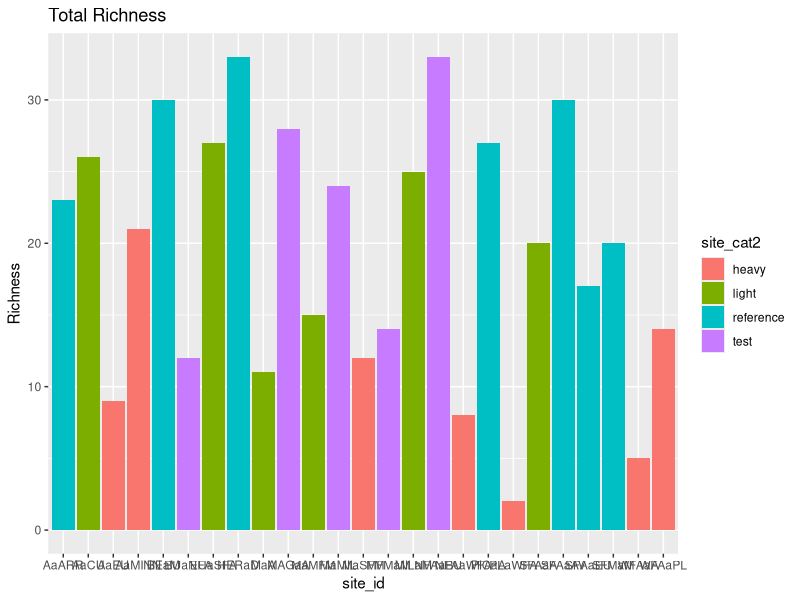
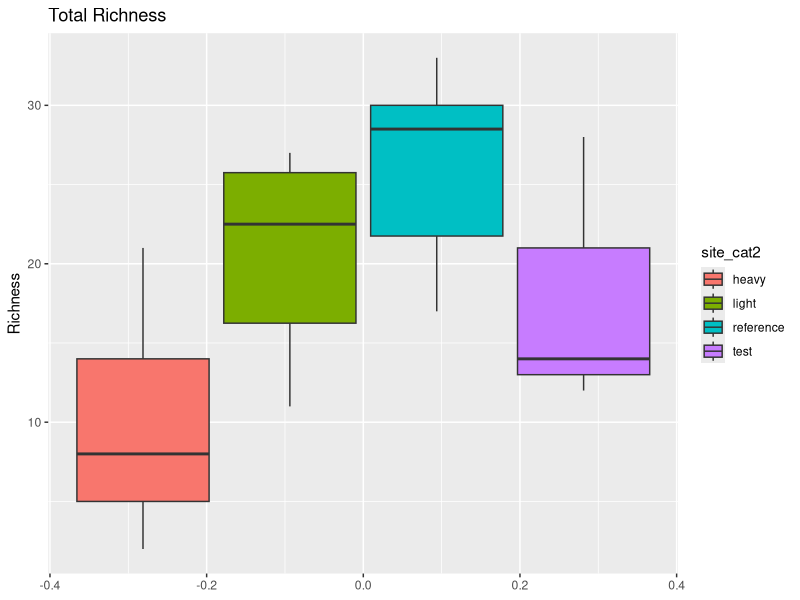
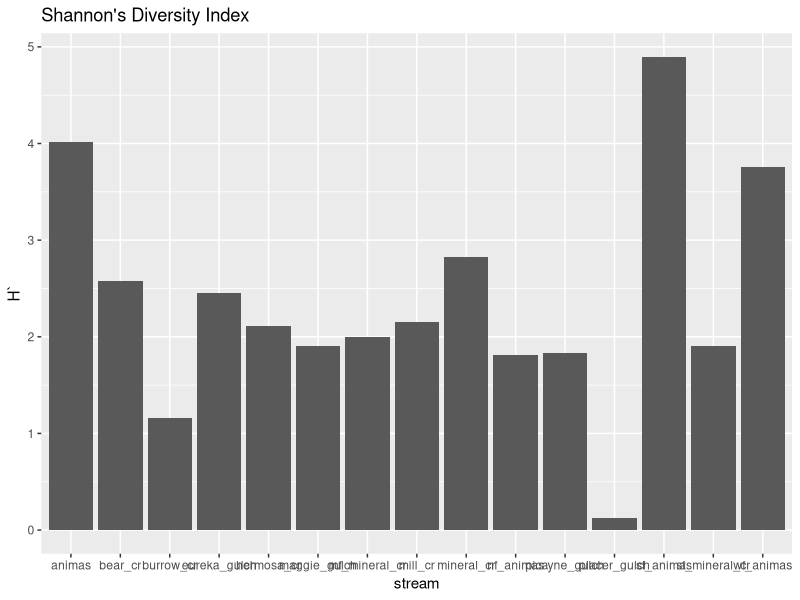
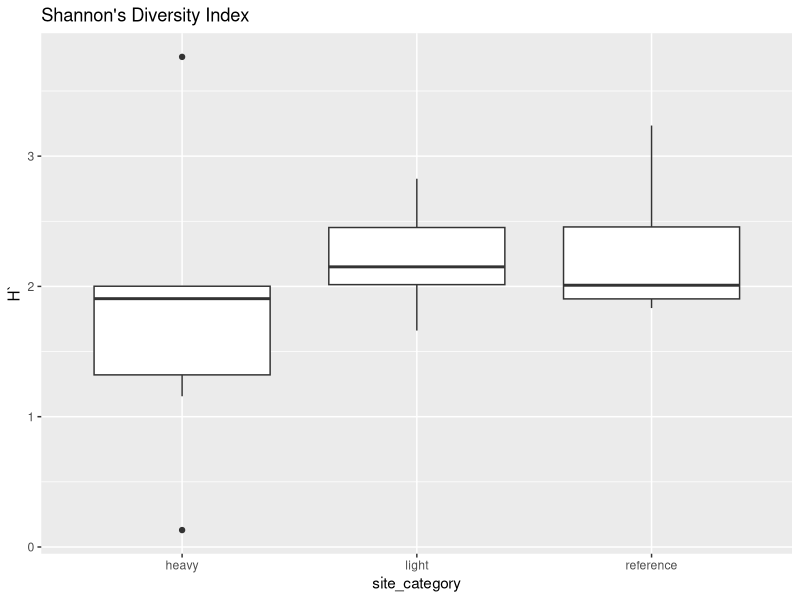

These figures' R source, in order:
## ---- chunk 1
#| label: setup
#| include: false

library(tidyverse)
bp <- read_csv(here::here("data/bonita_peak.csv"))
categories <- read_csv(here::here("data/site_categories.csv"))
## ---- chunk 2

bp |>
  left_join(categories) |>
  distinct(site_id, taxon, site_cat2) |>
  group_by(site_id, site_cat2) |>
  summarise(total_rich = n()) |>
ggplot(
       aes(x = site_id,
           y = total_rich,
           fill = site_cat2)) +
  geom_col() +
  labs(title = "Total Richness",
y = "Richness")
## ---- chunk 3
full_dat <- bp |>
  full_join(categories)
full_dat
## ---- chunk 4
fit_dat <-  full_dat |>
  filter(site_category != "test")
fit_dat
test_dat <- full_dat |>
  filter(site_category == "test")
test_dat
## ---- chunk 5
#| message: false
#| warning: false
total_rich <- fit_dat |>
  distinct(site_id, taxon, site_cat2) |>
  group_by(site_id, site_cat2) |>
  summarise(total_rich = n())
# total_rich
# ggplot(total_rich,
#        aes(x = site_id, 
#            y = total_rich,
#            fill = site_category)) +
#   geom_col() +
#   labs(title = "Total Richness",
       # y = "Richness")


ggplot(total_rich,
       aes(y = total_rich,
           fill = site_cat2)) +
  geom_boxplot() +
  labs(title = "Total Richness",
       y = "Richness")

total_rich |>
  group_by(site_cat2) |>
  summarize(mean(total_rich),sd(total_rich))

# ref = 26.2 
# light = 20.7 
# heavy = 10
## ---- chunk 6
#| message: false
#| warning: false
ept_rich <- fit_dat |>
  filter(order == "Ephemeroptera" |
           order == "Plecoptera" |
           order == "Trichoptera") |>
  distinct(site_category, stream, taxon) |>
  group_by(site_category, stream) |>
  summarise(EPT_rich = n()) |>
  ungroup()

ept_rich |>
  group_by(site_category) |>
  summarize(mean(EPT_rich))
# 15.8, 12.4, 5.17
  
## ---- chunk 7
#| message: false
#| warning: false
T_rich <- fit_dat |>
  filter(order == "Trichoptera") |>
  distinct(site_category, stream, taxon) |>
  group_by(site_category, stream) |>
  summarise(T_rich = n())

T_rich |>
  group_by(site_category) |>
  summarize(mean(T_rich))
# 4.8, 3.4, 2.4

fit_dat |>
  filter(order == "Plecoptera") |>
  distinct(site_category, stream, taxon) |>
  group_by(site_category, stream) |>
  summarise(T_rich = n())|>
  group_by(site_category) |>
  summarize(mean(T_rich))
# 6.5, 5, 3

fit_dat |>
  filter(order == "Ephemeroptera") |>
  distinct(site_category, stream, taxon) |>
  group_by(site_category, stream) |>
  summarise(T_rich = n())|>
  group_by(site_category) |>
  summarize(mean(T_rich))
#, 4.5, 4, 1 

## ---- chunk 8
#| message: false
#| warning: false
rhya_rich <- fit_dat |>
  filter(family == "Rhyacophilidae") |>
  distinct(site_category, stream, taxon) |>
  group_by(site_category, stream) |>
  summarise(rhya_rich = n())

rhya_rich |>
  group_by(site_category) |>
  summarize(mean(rhya_rich))

# 2.67, 1.6, 1.5
## ---- chunk 9
#| message: false
#| warning: false
ept_per_n <- fit_dat |>
  filter(order == "Ephemeroptera" |
           order == "Plecoptera" |
           order == "Trichoptera") |>
  group_by(site_category, stream, total_count) |>
  summarize(ept_n = sum(count)) |>
  mutate(ept_percent_ind = ept_n / total_count)

ept_per_n |>
  group_by(site_category) |>
  summarize(mean(ept_percent_ind))

# 0.811, 0.837, 0.539
## ---- chunk 10
chiro_per_n <- fit_dat |>
  filter(family == "Chironomidae") |>
  group_by(stream, site_category, total_count) |>
  summarize(chiro_n = sum(count)) |>
  mutate(chiro_percent_ind = chiro_n / total_count)

chiro_per_n |>
  group_by(site_category) |>
  summarize(mean(chiro_percent_ind))

## ---- chunk 11
shannon <- fit_dat |> 
  select(stream, site_category, taxon, count, total_count) |>
  mutate(pi = count / total_count,
         ln_pi = log(pi),
         pi_ln_pi = pi*ln_pi) |>
  group_by(stream, site_category) |>
  summarize(H = -sum(pi_ln_pi))
shannon

ggplot(shannon,
       aes(x = stream, 
           y = H)) +
  geom_col() +
  labs(title = "Shannon's Diversity Index",
       y = "H`")

ggplot(shannon,
       aes(x = site_category, 
           y = H)) +
  geom_boxplot() +
  labs(title = "Shannon's Diversity Index",
       y = "H`")

shannon |>
  group_by(site_category) |>
  summarize(mean(H))

# 2.26, 2.22, 1.81
## ---- chunk 12
pred_rich <- fit_dat |>
    filter(FFG == "predator") |>
    distinct(stream, taxon, site_category) |>
    group_by(stream, site_category) |>
    summarise(pred_rich = n())
pred_rich|>
  group_by(site_category) |>
  summarize(mean(pred_rich))

# 7.67, 5.6, 3.33

fit_dat |>
    filter(FFG == "scraper") |>
    distinct(stream, taxon, site_category) |>
    group_by(stream, site_category) |>
    summarise(pred_rich = n()) |>
  group_by(site_category) |>
  summarize(mean(pred_rich))
# 4, 3.2, 1

## ---- chunk 13
# 11,952 vs 47
# one stream is much more productive than the other
# Higher abundance = more biomass = more life
## ---- chunk 14
# see bar plot above
# 28 vs 14
# MAggie has twice as many taxa than Mineral. In general, this is considered good: more taxa, more niches, more ecological function/ecosystem services
## ---- chunk 15
# 15 vs. 6
# similar as above, Maggie has nearly three times as many EPT taxa. EPT are generally more sensitive, so this further supports that maggie is in better condition. 
# We also could look at which EPT taxa are there to see if those in mineral are tolerant
## ---- chunk 16
# 5 vs 3
# There are nearly twice as many in maggie, but the difference between 3 and 5 is not as dramatic. 
# Trichoptera also have variable sensitivities based on families, so just looking at T richness may not be super informative
## ---- chunk 17
# 3 vs 2
# Rhyacophilidae were shown to be more sensitive in Clements et al. 
# we're looking at them here since some T are tolerant
# 3 vs 2 is not much different. This offers equivocal support
## ---- chunk 18
# 84 vs 30 %
# much higher proportion of individuals are EPT meaning that many individuals are in the groups which are generally considered sensitive. 
## ---- chunk 19
# 2 vs 62%
# chiros are tolerant, and more than half the individuals in mineral creek are chironomidae. This gives strong support for the idea that Mineral is in worse condition
## ---- chunk 20
# 1.9 vs. 2
# these values are not much different. And actually Mineral has a higher score meaning it's more evenly distributed
# In other words, more of the species in maggie have low relative abundances whereas the relative proportions in Mineral are more similar. 
## ---- chunk 21
# 10 vs 5
# similar to other richness metrics. There are twice as many predator taxa. Predators tend to decline with increasing metal contamination
## ---- chunk 22
# 5 of 7 support maggie being in better condition
# 6 of 8 if we include total abundance
# the Tricho, Rhyacphila, and Shannon metrics all gave equivocal evidence
## ---- chunk 23
# judge answers based on merit and justification
# i.e., predators more important because they integrate things happening throughout the food web
# total richness bc of more ecological niches, etc. 
# % chiro bc they are tolerant, have limited ecological niches, etc. 
## ---- chunk 24
# as above, make sure answers are justified by data. OK if use equivocal results to temper interpretations. 
